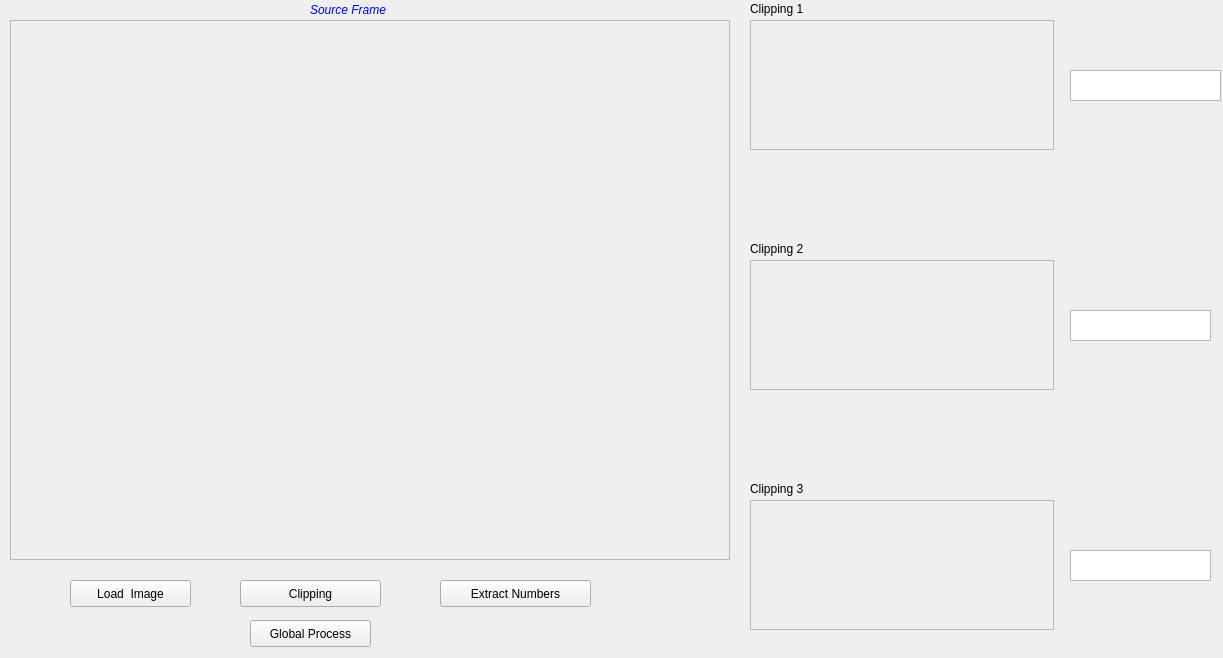
<?xml version="1.0" encoding="UTF-8"?>
<ui version="4.0">
 <class>MainWindow</class>
 <widget class="QWidget" name="MainWindow">
  <property name="enabled">
   <bool>true</bool>
  </property>
  <property name="geometry">
   <rect>
    <x>0</x>
    <y>0</y>
    <width>1223</width>
    <height>658</height>
   </rect>
  </property>
  <property name="mouseTracking">
   <bool>true</bool>
  </property>
  <property name="acceptDrops">
   <bool>true</bool>
  </property>
  <property name="windowTitle">
   <string>COUNTERS OCR </string>
  </property>
  <property name="windowIcon">
   <iconset>
    <normaloff>../../../Digital_books_and_other_things/TESIS_PACO/goeiti.jpg</normaloff>../../../Digital_books_and_other_things/TESIS_PACO/goeiti.jpg</iconset>
  </property>
  <property name="windowOpacity">
   <double>1.000000000000000</double>
  </property>
  <widget class="QFrame" name="viewer_original">
   <property name="enabled">
    <bool>true</bool>
   </property>
   <property name="geometry">
    <rect>
     <x>10</x>
     <y>20</y>
     <width>720</width>
     <height>540</height>
    </rect>
   </property>
   <property name="palette">
    <palette>
     <active>
      <colorrole role="Highlight">
       <brush brushstyle="SolidPattern">
        <color alpha="255">
         <red>240</red>
         <green>29</green>
         <blue>14</blue>
        </color>
       </brush>
      </colorrole>
     </active>
     <inactive>
      <colorrole role="Highlight">
       <brush brushstyle="SolidPattern">
        <color alpha="255">
         <red>240</red>
         <green>29</green>
         <blue>14</blue>
        </color>
       </brush>
      </colorrole>
     </inactive>
     <disabled>
      <colorrole role="Highlight">
       <brush brushstyle="SolidPattern">
        <color alpha="255">
         <red>240</red>
         <green>240</green>
         <blue>240</blue>
        </color>
       </brush>
      </colorrole>
     </disabled>
    </palette>
   </property>
   <property name="frameShape">
    <enum>QFrame::StyledPanel</enum>
   </property>
   <property name="frameShadow">
    <enum>QFrame::Raised</enum>
   </property>
   <property name="lineWidth">
    <number>2</number>
   </property>
  </widget>
  <widget class="QLabel" name="Tittle">
   <property name="enabled">
    <bool>true</bool>
   </property>
   <property name="geometry">
    <rect>
     <x>310</x>
     <y>0</y>
     <width>131</width>
     <height>20</height>
    </rect>
   </property>
   <property name="palette">
    <palette>
     <active>
      <colorrole role="WindowText">
       <brush brushstyle="SolidPattern">
        <color alpha="255">
         <red>0</red>
         <green>0</green>
         <blue>255</blue>
        </color>
       </brush>
      </colorrole>
      <colorrole role="Button">
       <brush brushstyle="SolidPattern">
        <color alpha="255">
         <red>45</red>
         <green>242</green>
         <blue>35</blue>
        </color>
       </brush>
      </colorrole>
      <colorrole role="Text">
       <brush brushstyle="SolidPattern">
        <color alpha="255">
         <red>255</red>
         <green>0</green>
         <blue>0</blue>
        </color>
       </brush>
      </colorrole>
      <colorrole role="ButtonText">
       <brush brushstyle="SolidPattern">
        <color alpha="255">
         <red>0</red>
         <green>0</green>
         <blue>255</blue>
        </color>
       </brush>
      </colorrole>
     </active>
     <inactive>
      <colorrole role="WindowText">
       <brush brushstyle="SolidPattern">
        <color alpha="255">
         <red>0</red>
         <green>0</green>
         <blue>255</blue>
        </color>
       </brush>
      </colorrole>
      <colorrole role="Button">
       <brush brushstyle="SolidPattern">
        <color alpha="255">
         <red>45</red>
         <green>242</green>
         <blue>35</blue>
        </color>
       </brush>
      </colorrole>
      <colorrole role="Text">
       <brush brushstyle="SolidPattern">
        <color alpha="255">
         <red>255</red>
         <green>0</green>
         <blue>0</blue>
        </color>
       </brush>
      </colorrole>
      <colorrole role="ButtonText">
       <brush brushstyle="SolidPattern">
        <color alpha="255">
         <red>76</red>
         <green>76</green>
         <blue>76</blue>
        </color>
       </brush>
      </colorrole>
     </inactive>
     <disabled>
      <colorrole role="WindowText">
       <brush brushstyle="SolidPattern">
        <color alpha="255">
         <red>159</red>
         <green>158</green>
         <blue>158</blue>
        </color>
       </brush>
      </colorrole>
      <colorrole role="Button">
       <brush brushstyle="SolidPattern">
        <color alpha="255">
         <red>45</red>
         <green>242</green>
         <blue>35</blue>
        </color>
       </brush>
      </colorrole>
      <colorrole role="Text">
       <brush brushstyle="SolidPattern">
        <color alpha="255">
         <red>159</red>
         <green>158</green>
         <blue>158</blue>
        </color>
       </brush>
      </colorrole>
      <colorrole role="ButtonText">
       <brush brushstyle="SolidPattern">
        <color alpha="255">
         <red>159</red>
         <green>158</green>
         <blue>158</blue>
        </color>
       </brush>
      </colorrole>
     </disabled>
    </palette>
   </property>
   <property name="font">
    <font>
     <italic>true</italic>
    </font>
   </property>
   <property name="cursor">
    <cursorShape>PointingHandCursor</cursorShape>
   </property>
   <property name="text">
    <string>Source Frame</string>
   </property>
  </widget>
  <widget class="QPushButton" name="Load_button">
   <property name="geometry">
    <rect>
     <x>70</x>
     <y>580</y>
     <width>121</width>
     <height>27</height>
    </rect>
   </property>
   <property name="text">
    <string>Load  Image</string>
   </property>
  </widget>
  <widget class="QFrame" name="viewer_counter1">
   <property name="enabled">
    <bool>true</bool>
   </property>
   <property name="geometry">
    <rect>
     <x>750</x>
     <y>20</y>
     <width>304</width>
     <height>130</height>
    </rect>
   </property>
   <property name="palette">
    <palette>
     <active>
      <colorrole role="Highlight">
       <brush brushstyle="SolidPattern">
        <color alpha="255">
         <red>240</red>
         <green>29</green>
         <blue>14</blue>
        </color>
       </brush>
      </colorrole>
     </active>
     <inactive>
      <colorrole role="Highlight">
       <brush brushstyle="SolidPattern">
        <color alpha="255">
         <red>240</red>
         <green>29</green>
         <blue>14</blue>
        </color>
       </brush>
      </colorrole>
     </inactive>
     <disabled>
      <colorrole role="Highlight">
       <brush brushstyle="SolidPattern">
        <color alpha="255">
         <red>240</red>
         <green>240</green>
         <blue>240</blue>
        </color>
       </brush>
      </colorrole>
     </disabled>
    </palette>
   </property>
   <property name="frameShape">
    <enum>QFrame::StyledPanel</enum>
   </property>
   <property name="frameShadow">
    <enum>QFrame::Raised</enum>
   </property>
   <property name="lineWidth">
    <number>2</number>
   </property>
  </widget>
  <widget class="QLabel" name="label_2">
   <property name="geometry">
    <rect>
     <x>750</x>
     <y>0</y>
     <width>191</width>
     <height>17</height>
    </rect>
   </property>
   <property name="text">
    <string>Clipping 1</string>
   </property>
  </widget>
  <widget class="QPushButton" name="Clip_button">
   <property name="geometry">
    <rect>
     <x>240</x>
     <y>580</y>
     <width>141</width>
     <height>27</height>
    </rect>
   </property>
   <property name="text">
    <string>Clipping</string>
   </property>
  </widget>
  <widget class="QFrame" name="viewer_counter2">
   <property name="enabled">
    <bool>true</bool>
   </property>
   <property name="geometry">
    <rect>
     <x>750</x>
     <y>260</y>
     <width>304</width>
     <height>130</height>
    </rect>
   </property>
   <property name="palette">
    <palette>
     <active>
      <colorrole role="Highlight">
       <brush brushstyle="SolidPattern">
        <color alpha="255">
         <red>240</red>
         <green>29</green>
         <blue>14</blue>
        </color>
       </brush>
      </colorrole>
     </active>
     <inactive>
      <colorrole role="Highlight">
       <brush brushstyle="SolidPattern">
        <color alpha="255">
         <red>240</red>
         <green>29</green>
         <blue>14</blue>
        </color>
       </brush>
      </colorrole>
     </inactive>
     <disabled>
      <colorrole role="Highlight">
       <brush brushstyle="SolidPattern">
        <color alpha="255">
         <red>240</red>
         <green>240</green>
         <blue>240</blue>
        </color>
       </brush>
      </colorrole>
     </disabled>
    </palette>
   </property>
   <property name="frameShape">
    <enum>QFrame::StyledPanel</enum>
   </property>
   <property name="frameShadow">
    <enum>QFrame::Raised</enum>
   </property>
   <property name="lineWidth">
    <number>2</number>
   </property>
  </widget>
  <widget class="QLabel" name="label_3">
   <property name="geometry">
    <rect>
     <x>750</x>
     <y>240</y>
     <width>191</width>
     <height>17</height>
    </rect>
   </property>
   <property name="text">
    <string>Clipping 2</string>
   </property>
  </widget>
  <widget class="QFrame" name="viewer_counter3">
   <property name="enabled">
    <bool>true</bool>
   </property>
   <property name="geometry">
    <rect>
     <x>750</x>
     <y>500</y>
     <width>304</width>
     <height>130</height>
    </rect>
   </property>
   <property name="palette">
    <palette>
     <active>
      <colorrole role="Highlight">
       <brush brushstyle="SolidPattern">
        <color alpha="255">
         <red>240</red>
         <green>29</green>
         <blue>14</blue>
        </color>
       </brush>
      </colorrole>
     </active>
     <inactive>
      <colorrole role="Highlight">
       <brush brushstyle="SolidPattern">
        <color alpha="255">
         <red>240</red>
         <green>29</green>
         <blue>14</blue>
        </color>
       </brush>
      </colorrole>
     </inactive>
     <disabled>
      <colorrole role="Highlight">
       <brush brushstyle="SolidPattern">
        <color alpha="255">
         <red>240</red>
         <green>240</green>
         <blue>240</blue>
        </color>
       </brush>
      </colorrole>
     </disabled>
    </palette>
   </property>
   <property name="frameShape">
    <enum>QFrame::StyledPanel</enum>
   </property>
   <property name="frameShadow">
    <enum>QFrame::Raised</enum>
   </property>
   <property name="lineWidth">
    <number>2</number>
   </property>
  </widget>
  <widget class="QLabel" name="label_4">
   <property name="geometry">
    <rect>
     <x>750</x>
     <y>480</y>
     <width>191</width>
     <height>17</height>
    </rect>
   </property>
   <property name="text">
    <string>Clipping 3</string>
   </property>
  </widget>
  <widget class="QPushButton" name="OCR_button">
   <property name="geometry">
    <rect>
     <x>440</x>
     <y>580</y>
     <width>151</width>
     <height>27</height>
    </rect>
   </property>
   <property name="text">
    <string>Extract Numbers</string>
   </property>
  </widget>
  <widget class="QTextEdit" name="resultado1">
   <property name="geometry">
    <rect>
     <x>1070</x>
     <y>70</y>
     <width>151</width>
     <height>31</height>
    </rect>
   </property>
  </widget>
  <widget class="QTextEdit" name="resultado2">
   <property name="geometry">
    <rect>
     <x>1070</x>
     <y>310</y>
     <width>141</width>
     <height>31</height>
    </rect>
   </property>
  </widget>
  <widget class="QTextEdit" name="resultado3">
   <property name="geometry">
    <rect>
     <x>1070</x>
     <y>550</y>
     <width>141</width>
     <height>31</height>
    </rect>
   </property>
  </widget>
  <widget class="QPushButton" name="GLOBAL_button">
   <property name="geometry">
    <rect>
     <x>250</x>
     <y>620</y>
     <width>121</width>
     <height>27</height>
    </rect>
   </property>
   <property name="text">
    <string>Global Process</string>
   </property>
  </widget>
 </widget>
 <resources/>
 <connections/>
</ui>
